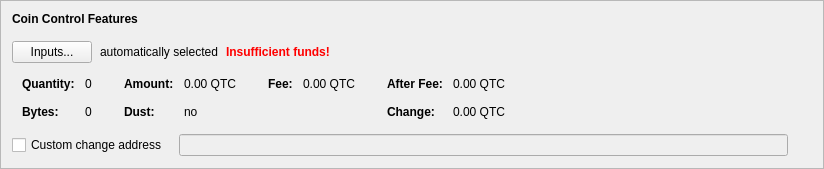
      <widget class="QFrame" name="frameCoinControl">
       <property name="sizePolicy">
        <sizepolicy hsizetype="Preferred" vsizetype="Fixed">
         <horstretch>0</horstretch>
         <verstretch>0</verstretch>
        </sizepolicy>
       </property>
       <property name="frameShape">
        <enum>QFrame::StyledPanel</enum>
       </property>
       <property name="frameShadow">
        <enum>QFrame::Raised</enum>
       </property>
       <layout class="QVBoxLayout" name="verticalLayout_4">
        <item>
         <layout class="QVBoxLayout" name="verticalLayoutCoinControl" stretch="0,0,0,0,0">
          <property name="spacing">
           <number>0</number>
          </property>
          <property name="sizeConstraint">
           <enum>QLayout::SetDefaultConstraint</enum>
          </property>
          <property name="leftMargin">
           <number>0</number>
          </property>
          <property name="topMargin">
           <number>0</number>
          </property>
          <item>
           <layout class="QHBoxLayout" name="horizontalLayoutCoinControl1">
            <property name="bottomMargin">
             <number>15</number>
            </property>
            <item>
             <widget class="QLabel" name="labelCoinControlFeatures">
              <property name="sizePolicy">
               <sizepolicy hsizetype="Preferred" vsizetype="Maximum">
                <horstretch>0</horstretch>
                <verstretch>0</verstretch>
               </sizepolicy>
              </property>
              <property name="font">
               <font>
                <weight>75</weight>
                <bold>true</bold>
               </font>
              </property>
              <property name="styleSheet">
               <string notr="true">font-weight:bold;</string>
              </property>
              <property name="text">
               <string>Coin Control Features</string>
              </property>
             </widget>
            </item>
           </layout>
          </item>
          <item>
           <layout class="QHBoxLayout" name="horizontalLayoutCoinControl2" stretch="0,0,0,0">
            <property name="spacing">
             <number>8</number>
            </property>
            <property name="bottomMargin">
             <number>10</number>
            </property>
            <item>
             <widget class="QPushButton" name="pushButtonCoinControl">
              <property name="styleSheet">
               <string notr="true"/>
              </property>
              <property name="text">
               <string>Inputs...</string>
              </property>
              <property name="autoDefault">
               <bool>false</bool>
              </property>
             </widget>
            </item>
            <item>
             <widget class="QLabel" name="labelCoinControlAutomaticallySelected">
              <property name="text">
               <string>automatically selected</string>
              </property>
              <property name="margin">
               <number>5</number>
              </property>
             </widget>
            </item>
            <item>
             <widget class="QLabel" name="labelCoinControlInsuffFunds">
              <property name="font">
               <font>
                <weight>75</weight>
                <bold>true</bold>
               </font>
              </property>
              <property name="styleSheet">
               <string notr="true">color:red;font-weight:bold;</string>
              </property>
              <property name="text">
               <string>Insufficient funds!</string>
              </property>
              <property name="margin">
               <number>5</number>
              </property>
             </widget>
            </item>
            <item>
             <spacer name="horizontalSpacerCoinControl">
              <property name="orientation">
               <enum>Qt::Horizontal</enum>
              </property>
              <property name="sizeHint" stdset="0">
               <size>
                <width>40</width>
                <height>1</height>
               </size>
              </property>
             </spacer>
            </item>
           </layout>
          </item>
          <item>
           <widget class="QWidget" name="widgetCoinControl" native="true">
            <property name="sizePolicy">
             <sizepolicy hsizetype="Preferred" vsizetype="Preferred">
              <horstretch>0</horstretch>
              <verstretch>0</verstretch>
             </sizepolicy>
            </property>
            <property name="minimumSize">
             <size>
              <width>0</width>
              <height>0</height>
             </size>
            </property>
            <property name="styleSheet">
             <string notr="true"/>
            </property>
            <layout class="QHBoxLayout" name="horizontalLayoutCoinControl5">
             <property name="leftMargin">
              <number>0</number>
             </property>
             <property name="topMargin">
              <number>0</number>
             </property>
             <property name="rightMargin">
              <number>0</number>
             </property>
             <property name="bottomMargin">
              <number>0</number>
             </property>
             <item>
              <layout class="QHBoxLayout" name="horizontalLayoutCoinControl3" stretch="0,0,0,1">
               <property name="spacing">
                <number>20</number>
               </property>
               <property name="topMargin">
                <number>0</number>
               </property>
               <property name="bottomMargin">
                <number>10</number>
               </property>
               <item>
                <layout class="QFormLayout" name="formLayoutCoinControl1">
                 <property name="horizontalSpacing">
                  <number>10</number>
                 </property>
                 <property name="verticalSpacing">
                  <number>14</number>
                 </property>
                 <property name="leftMargin">
                  <number>10</number>
                 </property>
                 <property name="topMargin">
                  <number>4</number>
                 </property>
                 <property name="rightMargin">
                  <number>6</number>
                 </property>
                 <item row="0" column="0">
                  <widget class="QLabel" name="labelCoinControlQuantityText">
                   <property name="font">
                    <font>
                     <weight>75</weight>
                     <bold>true</bold>
                    </font>
                   </property>
                   <property name="text">
                    <string>Quantity:</string>
                   </property>
                   <property name="margin">
                    <number>0</number>
                   </property>
                  </widget>
                 </item>
                 <item row="0" column="1">
                  <widget class="QLabel" name="labelCoinControlQuantity">
                   <property name="cursor">
                    <cursorShape>IBeamCursor</cursorShape>
                   </property>
                   <property name="contextMenuPolicy">
                    <enum>Qt::ActionsContextMenu</enum>
                   </property>
                   <property name="text">
                    <string notr="true">0</string>
                   </property>
                   <property name="margin">
                    <number>0</number>
                   </property>
                   <property name="textInteractionFlags">
                    <set>Qt::LinksAccessibleByMouse|Qt::TextSelectableByKeyboard|Qt::TextSelectableByMouse</set>
                   </property>
                  </widget>
                 </item>
                 <item row="1" column="0">
                  <widget class="QLabel" name="labelCoinControlBytesText">
                   <property name="font">
                    <font>
                     <weight>75</weight>
                     <bold>true</bold>
                    </font>
                   </property>
                   <property name="text">
                    <string>Bytes:</string>
                   </property>
                  </widget>
                 </item>
                 <item row="1" column="1">
                  <widget class="QLabel" name="labelCoinControlBytes">
                   <property name="cursor">
                    <cursorShape>IBeamCursor</cursorShape>
                   </property>
                   <property name="contextMenuPolicy">
                    <enum>Qt::ActionsContextMenu</enum>
                   </property>
                   <property name="text">
                    <string notr="true">0</string>
                   </property>
                   <property name="textInteractionFlags">
                    <set>Qt::LinksAccessibleByMouse|Qt::TextSelectableByKeyboard|Qt::TextSelectableByMouse</set>
                   </property>
                  </widget>
                 </item>
                </layout>
               </item>
               <item>
                <layout class="QFormLayout" name="formLayoutCoinControl2">
                 <property name="horizontalSpacing">
                  <number>10</number>
                 </property>
                 <property name="verticalSpacing">
                  <number>14</number>
                 </property>
                 <property name="leftMargin">
                  <number>6</number>
                 </property>
                 <property name="topMargin">
                  <number>4</number>
                 </property>
                 <property name="rightMargin">
                  <number>6</number>
                 </property>
                 <item row="0" column="0">
                  <widget class="QLabel" name="labelCoinControlAmountText">
                   <property name="font">
                    <font>
                     <weight>75</weight>
                     <bold>true</bold>
                    </font>
                   </property>
                   <property name="text">
                    <string>Amount:</string>
                   </property>
                   <property name="margin">
                    <number>0</number>
                   </property>
                  </widget>
                 </item>
                 <item row="0" column="1">
                  <widget class="QLabel" name="labelCoinControlAmount">
                   <property name="cursor">
                    <cursorShape>IBeamCursor</cursorShape>
                   </property>
                   <property name="contextMenuPolicy">
                    <enum>Qt::ActionsContextMenu</enum>
                   </property>
                   <property name="text">
                    <string notr="true">0.00 QTC</string>
                   </property>
                   <property name="textInteractionFlags">
                    <set>Qt::LinksAccessibleByMouse|Qt::TextSelectableByKeyboard|Qt::TextSelectableByMouse</set>
                   </property>
                  </widget>
                 </item>
                 <item row="1" column="0">
                  <widget class="QLabel" name="labelCoinControlLowOutputText">
                   <property name="font">
                    <font>
                     <weight>75</weight>
                     <bold>true</bold>
                    </font>
                   </property>
                   <property name="text">
                    <string>Dust:</string>
                   </property>
                  </widget>
                 </item>
                 <item row="1" column="1">
                  <widget class="QLabel" name="labelCoinControlLowOutput">
                   <property name="cursor">
                    <cursorShape>IBeamCursor</cursorShape>
                   </property>
                   <property name="contextMenuPolicy">
                    <enum>Qt::ActionsContextMenu</enum>
                   </property>
                   <property name="text">
                    <string notr="true">no</string>
                   </property>
                   <property name="textInteractionFlags">
                    <set>Qt::LinksAccessibleByMouse|Qt::TextSelectableByKeyboard|Qt::TextSelectableByMouse</set>
                   </property>
                  </widget>
                 </item>
                </layout>
               </item>
               <item>
                <layout class="QFormLayout" name="formLayoutCoinControl3">
                 <property name="horizontalSpacing">
                  <number>10</number>
                 </property>
                 <property name="verticalSpacing">
                  <number>14</number>
                 </property>
                 <property name="leftMargin">
                  <number>6</number>
                 </property>
                 <property name="topMargin">
                  <number>4</number>
                 </property>
                 <property name="rightMargin">
                  <number>6</number>
                 </property>
                 <item row="0" column="0">
                  <widget class="QLabel" name="labelCoinControlFeeText">
                   <property name="font">
                    <font>
                     <weight>75</weight>
                     <bold>true</bold>
                    </font>
                   </property>
                   <property name="text">
                    <string>Fee:</string>
                   </property>
                   <property name="margin">
                    <number>0</number>
                   </property>
                  </widget>
                 </item>
                 <item row="0" column="1">
                  <widget class="QLabel" name="labelCoinControlFee">
                   <property name="cursor">
                    <cursorShape>IBeamCursor</cursorShape>
                   </property>
                   <property name="contextMenuPolicy">
                    <enum>Qt::ActionsContextMenu</enum>
                   </property>
                   <property name="text">
                    <string notr="true">0.00 QTC</string>
                   </property>
                   <property name="textInteractionFlags">
                    <set>Qt::LinksAccessibleByMouse|Qt::TextSelectableByKeyboard|Qt::TextSelectableByMouse</set>
                   </property>
                  </widget>
                 </item>
                </layout>
               </item>
               <item>
                <layout class="QFormLayout" name="formLayoutCoinControl4">
                 <property name="horizontalSpacing">
                  <number>10</number>
                 </property>
                 <property name="verticalSpacing">
                  <number>14</number>
                 </property>
                 <property name="leftMargin">
                  <number>6</number>
                 </property>
                 <property name="topMargin">
                  <number>4</number>
                 </property>
                 <property name="rightMargin">
                  <number>6</number>
                 </property>
                 <item row="0" column="0">
                  <widget class="QLabel" name="labelCoinControlAfterFeeText">
                   <property name="font">
                    <font>
                     <weight>75</weight>
                     <bold>true</bold>
                    </font>
                   </property>
                   <property name="text">
                    <string>After Fee:</string>
                   </property>
                   <property name="margin">
                    <number>0</number>
                   </property>
                  </widget>
                 </item>
                 <item row="0" column="1">
                  <widget class="QLabel" name="labelCoinControlAfterFee">
                   <property name="cursor">
                    <cursorShape>IBeamCursor</cursorShape>
                   </property>
                   <property name="contextMenuPolicy">
                    <enum>Qt::ActionsContextMenu</enum>
                   </property>
                   <property name="text">
                    <string notr="true">0.00 QTC</string>
                   </property>
                   <property name="textInteractionFlags">
                    <set>Qt::LinksAccessibleByMouse|Qt::TextSelectableByKeyboard|Qt::TextSelectableByMouse</set>
                   </property>
                  </widget>
                 </item>
                 <item row="1" column="0">
                  <widget class="QLabel" name="labelCoinControlChangeText">
                   <property name="font">
                    <font>
                     <weight>75</weight>
                     <bold>true</bold>
                    </font>
                   </property>
                   <property name="text">
                    <string>Change:</string>
                   </property>
                  </widget>
                 </item>
                 <item row="1" column="1">
                  <widget class="QLabel" name="labelCoinControlChange">
                   <property name="cursor">
                    <cursorShape>IBeamCursor</cursorShape>
                   </property>
                   <property name="contextMenuPolicy">
                    <enum>Qt::ActionsContextMenu</enum>
                   </property>
                   <property name="text">
                    <string notr="true">0.00 QTC</string>
                   </property>
                   <property name="textInteractionFlags">
                    <set>Qt::LinksAccessibleByMouse|Qt::TextSelectableByKeyboard|Qt::TextSelectableByMouse</set>
                   </property>
                  </widget>
                 </item>
                </layout>
               </item>
              </layout>
             </item>
            </layout>
           </widget>
          </item>
          <item>
           <layout class="QHBoxLayout" name="horizontalLayoutCoinControl4" stretch="0,0,0">
            <property name="spacing">
             <number>12</number>
            </property>
            <property name="sizeConstraint">
             <enum>QLayout::SetDefaultConstraint</enum>
            </property>
            <property name="topMargin">
             <number>5</number>
            </property>
            <property name="rightMargin">
             <number>5</number>
            </property>
            <item>
             <widget class="QCheckBox" name="checkBoxCoinControlChange">
              <property name="toolTip">
               <string>If this is activated, but the change address is empty or invalid, change will be sent to a newly generated address.</string>
              </property>
              <property name="text">
               <string>Custom change address</string>
              </property>
             </widget>
            </item>
            <item>
             <widget class="QValidatedLineEdit" name="lineEditCoinControlChange">
              <property name="enabled">
               <bool>false</bool>
              </property>
              <property name="sizePolicy">
               <sizepolicy hsizetype="Expanding" vsizetype="Fixed">
                <horstretch>0</horstretch>
                <verstretch>0</verstretch>
               </sizepolicy>
              </property>
             </widget>
            </item>
            <item>
             <widget class="QLabel" name="labelCoinControlChangeLabel">
              <property name="sizePolicy">
               <sizepolicy hsizetype="Preferred" vsizetype="Expanding">
                <horstretch>0</horstretch>
                <verstretch>0</verstretch>
               </sizepolicy>
              </property>
              <property name="minimumSize">
               <size>
                <width>0</width>
                <height>0</height>
               </size>
              </property>
              <property name="text">
               <string/>
              </property>
              <property name="margin">
               <number>3</number>
              </property>
             </widget>
            </item>
           </layout>
          </item>
          <item>
           <spacer name="verticalSpacerCoinControl">
            <property name="orientation">
             <enum>Qt::Vertical</enum>
            </property>
            <property name="sizeType">
             <enum>QSizePolicy::Expanding</enum>
            </property>
            <property name="sizeHint" stdset="0">
             <size>
              <width>800</width>
              <height>1</height>
             </size>
            </property>
           </spacer>
          </item>
         </layout>
        </item>
       </layout>
      </widget>
